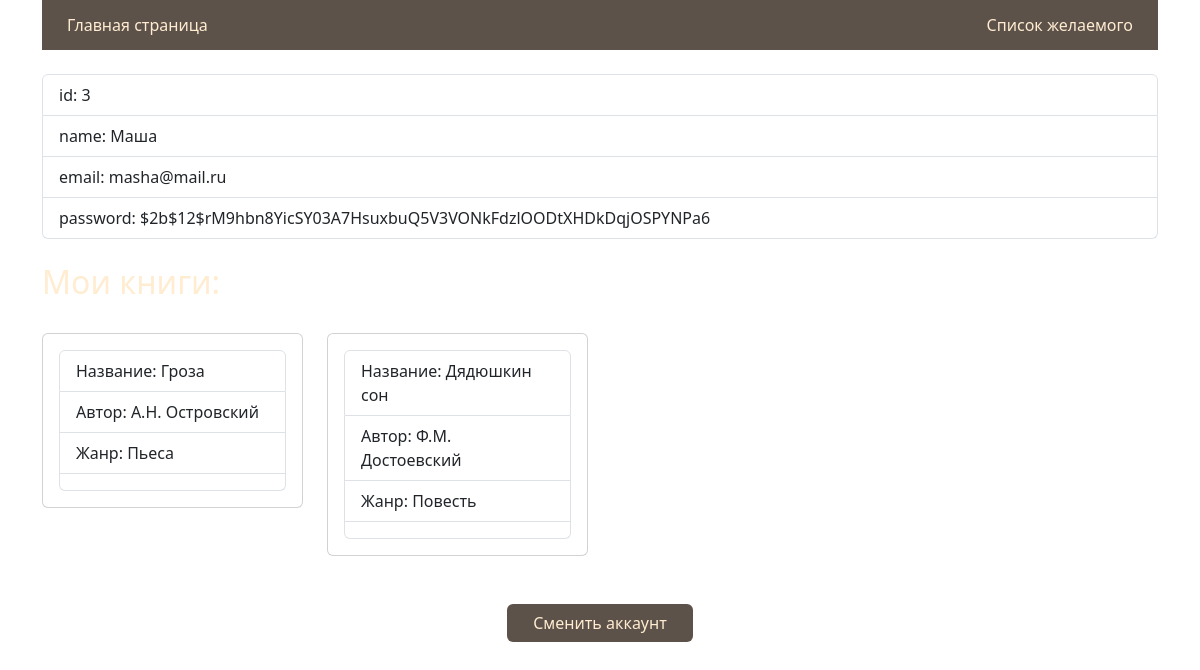
The page /profile/3 on the database its author committed.
### models.py (models this page shows)
class User(SQLModel, table=True):
    id: Optional[int] = Field(default=None, primary_key=True)
    name: str
    email: str
    password: str

class advt(SQLModel, table=True):
    id: Optional[int] = Field(default=None, primary_key=True)
    user_id: Optional[str] = Field(default=None)
    title: str
    author: str
    genre: str
    desc: str

### main.py (the view)
@app.get('/profile/{user_id}', response_model=User, tags=['Pages'])
async def get_profile_user(request: Request, user_id: int):
    book_statement = select(advt).where(advt.user_id == user_id)
    book_result = session.exec(book_statement).all()
    statement = select(User).where(User.id == user_id)
    result = session.exec(statement).first()
    if result == None:
        raise HTTPException(status_code=status.HTTP_404_NOT_FOUND)
    return templates.TemplateResponse(
        request=request,
        user_id = user_id,
        name='profile.html',
        context={
            'book_result': book_result,
            'id': result.id,
            'name': result.name,
            'email': result.email,
            'password': result.password
        }
    )

### templates/profile.html (shortened to what this page needs)
<!DOCTYPE html>
<html lang="en">
<head>
    <link href="https://cdn.jsdelivr.net/npm/bootstrap@5.3.3/dist/css/bootstrap.min.css" rel="stylesheet"
>
</head>
<body>
    <div class="container">
        <div style='height:45px; background-color: #483C32e1; display: flex;
        justify-content: space-between; align-items: center;
        padding: 25px;' class="header">
            <div class="left">
                <a href="/"> <span style="color:#FFECD1"> Главная страница </span> </a>
            </div>
            <div class="center">
                <a href="/wishlist"> <span style="color:#FFECD1"> Список желаемого </span> </a>
            </div>
        </div>
        <br>
        {%block body%}
        <ul class="list-group">
            <li class="list-group-item">id: {{id}}</li>
            <li class="list-group-item">name: {{name}}</li>
            <li class="list-group-item">email: {{email}}</li>
            <li class="list-group-item">password: {{password}}</li>
        </ul>
        {% endblock %}
        <br>
        <h2> <span style="color:#FFECD1"> Мои книги: </span> </h2>
        <br>
        <div class="row">
            {% for i in book_result %}
            <div class="col-3 book-card">
                <div class="card">
                    <a href="/book_card/{{ i.id }}">
                        <div class="card-body">
                            <ul class="list-group">
                                <li class="list-group-item book-title">Название: {{ i.title }}</li>
                                <li class="list-group-item book-author">Автор: {{ i.author }}</li>
                                <li class="list-group-item">Жанр: {{ i.genre }}</li>
                                <li class="list-group-item wishlist-status"></li>
                            </ul>
                        </div>
                    </a>
                </div>
                <br>
            </div>
            {% endfor %}
        </div>
        <br>
        <div class="d-grid gap-5 col-2 mx-auto">
            <a style="background-color: #483C32e1;" class="btn" href="{{ url_for('switch_account') }}"> <span style="color:#FFECD1"> Сменить аккаунт </span> </a>
        </div>
    </div>
</body>
</html>

### templates/profile.html (style rules this page uses)
a { text-decoration: none; color: #ffffff; }
body { background: url(https://catherineasquithgallery.com/uploads/posts/2023-01/1674536674_catherineasquithgallery-com-p-fon-korichnevie-knigi-215.jpg) center center no-repeat fixed; background-size:cover; }

### rows shown on the page
User: name "Маша", email "masha@mail.ru", password "$2b$12$rM9hbn8YicSY03A7HsuxbuQ5V3VONkFdzlOODtXHDkDqjOSPYNPa6"
advt: title "Гроза", author "А.Н. Островский", genre "Пьеса"
advt: title "Дядюшкин сон", author "Ф.М. Достоевский", genre "Повесть"

### other values the page prints
{{ id }} "3"
